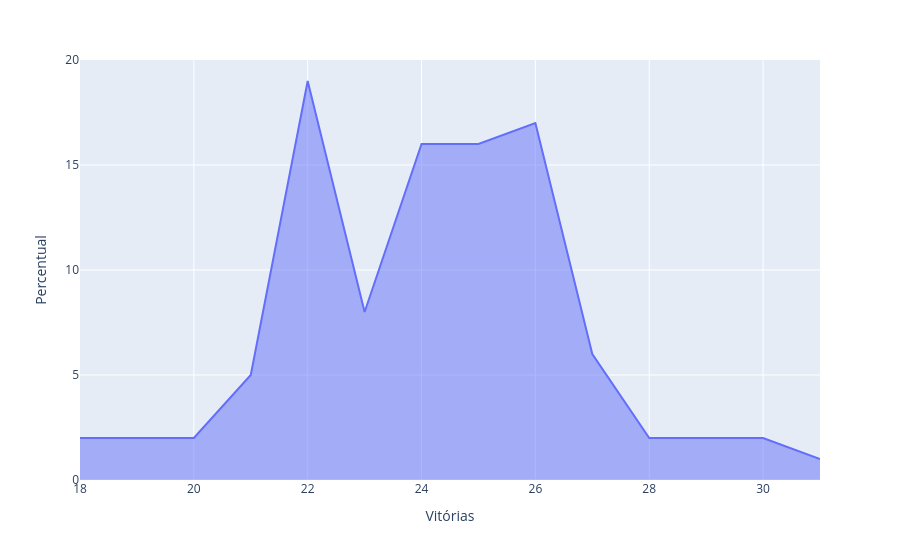

The notebook cell saved with this chart:
### Code cell
hist_bsb = {'Posição':caminhos_posicoes, 'Vitórias':caminhos_vitorias[:,33]}



dfig2 = pd.DataFrame(hist_bsb)


dist_vit = (
    dfig2['Vitórias']
    .value_counts(normalize=True)
    .mul(100)
    .reset_index(name='Percentual')
)

fig2 = px.area(
    dist_vit,
    x='Vitórias',
    y='Percentual'
)

fig2.show()

### Figure 1 — Plotly figure (JSON) as saved in the notebook; plotly's stock layout.template omitted (floating-point values rounded to 4 significant figures)
{"data": [{"fillpattern": {"shape": ""}, "hovertemplate": "Vitórias=%{x}<br>Percentual=%{y}<extra></extra>", "legendgroup": "", "line": {"color": "#636efa"}, "marker": {"symbol": "circle"}, "mode": "lines", "name": "", "orientation": "v", "showlegend": false, "stackgroup": "1", "type": "scatter", "x": [22, 26, 25, 24, 23, 27, 21, 18, 28, 20, 19, 30, 29, 31], "xaxis": "x", "y": [19.0, 17.0, 16.0, 16.0, 8.0, 6.0, 5.0, 2.0, 2.0, 2.0, 2.0, 2.0, 2.0, 1.0], "yaxis": "y"}], "layout": {"legend": {"tracegroupgap": 0}, "margin": {"t": 60}, "xaxis": {"anchor": "y", "domain": [0, 1], "title": {"text": "Vitórias"}}, "yaxis": {"anchor": "x", "domain": [0, 1], "title": {"text": "Percentual"}}}}
